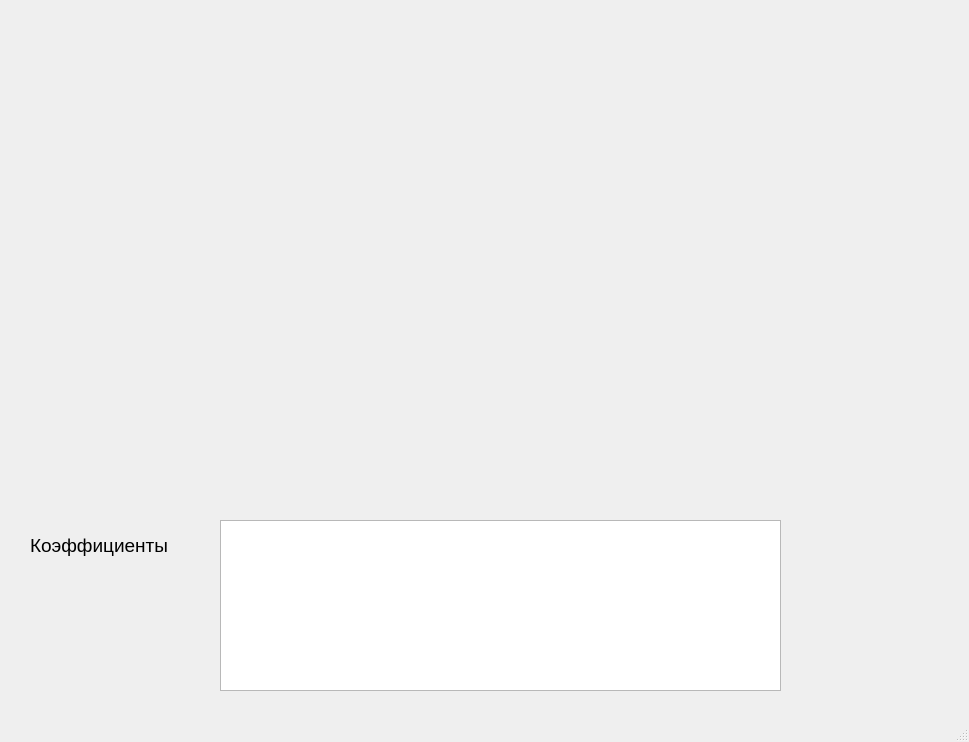
<?xml version="1.0" encoding="UTF-8"?>
<ui version="4.0">
 <class>MainWindow</class>
 <widget class="QMainWindow" name="MainWindow">
  <property name="geometry">
   <rect>
    <x>0</x>
    <y>0</y>
    <width>969</width>
    <height>742</height>
   </rect>
  </property>
  <property name="windowTitle">
   <string>Сплайны</string>
  </property>
  <widget class="QWidget" name="centralwidget">
   <widget class="QCustomPlot" name="widget" native="true">
    <property name="geometry">
     <rect>
      <x>0</x>
      <y>0</y>
      <width>901</width>
      <height>501</height>
     </rect>
    </property>
   </widget>
   <widget class="QLabel" name="label">
    <property name="geometry">
     <rect>
      <x>30</x>
      <y>530</y>
      <width>171</width>
      <height>31</height>
     </rect>
    </property>
    <property name="font">
     <font>
      <pointsize>14</pointsize>
     </font>
    </property>
    <property name="text">
     <string>Коэффициенты</string>
    </property>
   </widget>
   <widget class="QTableWidget" name="tableWidget">
    <property name="geometry">
     <rect>
      <x>220</x>
      <y>520</y>
      <width>561</width>
      <height>171</height>
     </rect>
    </property>
   </widget>
  </widget>
  <widget class="QMenuBar" name="menubar">
   <property name="geometry">
    <rect>
     <x>0</x>
     <y>0</y>
     <width>969</width>
     <height>26</height>
    </rect>
   </property>
  </widget>
  <widget class="QStatusBar" name="statusbar"/>
 </widget>
 <customwidgets>
  <customwidget>
   <class>QCustomPlot</class>
   <extends>QWidget</extends>
   <header>qcustomplot.h</header>
   <container>1</container>
  </customwidget>
 </customwidgets>
 <resources/>
 <connections/>
</ui>
